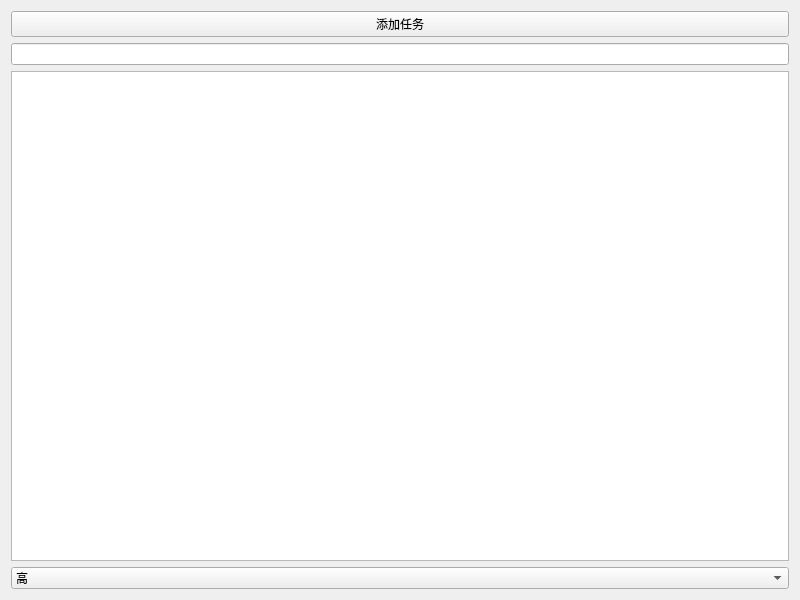
<?xml version="1.0" encoding="UTF-8"?>
<ui version="4.0">
 <class>MainWindow</class>
 <widget class="QWidget" name="MainWindow">
  <property name="geometry">
   <rect>
    <x>0</x>
    <y>0</y>
    <width>800</width>
    <height>600</height>
   </rect>
  </property>
  <property name="windowTitle">
   <string>MainWindow</string>
  </property>
  <layout class="QVBoxLayout" name="verticalLayout">
   <item>
    <widget class="QPushButton" name="addButton">
     <property name="text">
      <string>添加任务</string>
     </property>
    </widget>
   </item>
   <item>
    <widget class="QLineEdit" name="taskInput"/>
   </item>
   <item>
    <widget class="QListWidget" name="taskList"/>
   </item>
   <item>
    <widget class="QComboBox" name="priorityCombo">
     <item>
      <property name="text">
       <string>高</string>
      </property>
     </item>
     <item>
      <property name="text">
       <string>中</string>
      </property>
     </item>
     <item>
      <property name="text">
       <string>低</string>
      </property>
     </item>
    </widget>
   </item>
  </layout>
 </widget>
 <resources/>
 <connections/>
</ui>
